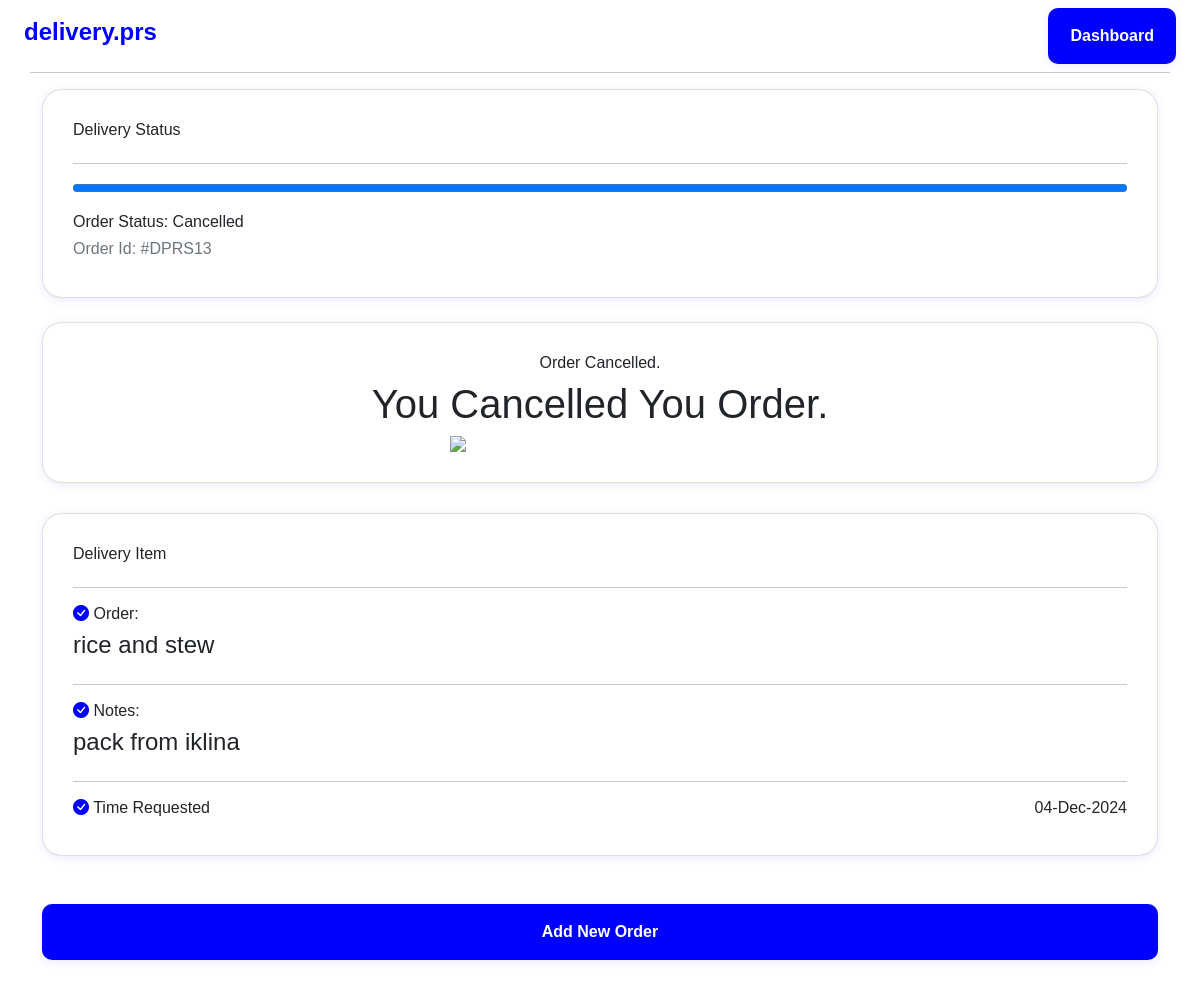
Page /order_details/13 on the committed database.
### models.py (models this page shows, shortened)
class Order(db.Model):
    tablename = ['Suggestions']
    id = db.Column(db.Integer, primary_key=True)
    user = db.Column(db.String())
    phone = db.Column(db.String())
    location = db.Column(db.String())
    cancel_reason = db.Column(db.String())
    order = db.Column(db.String())
    notes = db.Column(db.String())
    date_created = db.Column(db.DateTime, default=datetime.now())
    date_confirmed = db.Column(db.DateTime, default=datetime.now())
    date_delivered = db.Column(db.DateTime, default=datetime.now())
    status = db.Column(db.String())
    paid = db.Column(db.Boolean())

### app.py (the view)
@app.route('/order_details/<int:id>', methods=['GET', 'POST'])
def order_details(id):
    order = Order.query.get_or_404(id)
    return render_template('order_details.html', order = order)

### templates/order_details.html (shortened to what this page needs)
{% extends "layout.html" %}
{% block body %}
<link rel="stylesheet" href="https://cdn.jsdelivr.net/npm/bootstrap-icons@1.11.3/font/bootstrap-icons.min.css">
<div class="container">
    <div class="card mt-3">
        <h6>Delivery Status </h6>
        <hr>
                    {% if order.status == 'pending'%}
                    <progress value="20" max="100" style="width: 100%;"></progress>
                    {% elif order.status == 'In-progress'%}
                    <progress value="60" max="100" style="width: 100%;"></progress>
                    {% elif order.status == 'Completed'%}
                    <progress value="100" max="100" style="width: 100%;"></progress>
                    {% elif order.status == 'Denied'%}
                    <progress value="20" max="100" style="width: 100%; "></progress>
                    {% elif order.status == 'Cancelled'%}
                    <progress value="100" max="100" style="width: 100%; "  ></progress>
                    {%endif%}
        <h6>Order Status: {{order.status}}</h6>
        <h6 class="text-muted fs-9">Order Id: #DPRS{{order.id}}</h6>
    </div>
            <div class="card" style="margin-bottom:30px;">
                {% if order.status == 'pending'%}
                <h6 class="text-center mb-3">Wait, while we find you a driver.</h6>
                <h3 class="text-center">Connecting Your Order!</h3>
                <div class="mx-auto d-flex justify-content-center" style=" ">
                    <img src="https://static.vecteezy.com/system/resources/thumbnails/017/178/466/small_2x/navigation-map-planning-routes-traveling-by-car-distance-tracking-illustration-vector.jpg" lazy="loading"  style="width:300px; border-radius:10px;">
                </div>
                {% elif order.status == 'Cancelled'%}
                    <h6 class="text-center">Order Cancelled.</h6>
                <h1 style="text-align: center;">You Cancelled You Order.</h1>
                <div class="mx-auto d-flex justify-content-center" style=" ">
                    <img src="https://cdni.iconscout.com/illustration/premium/thumb/order-canceled-illustration-download-in-svg-png-gif-file-formats--processing-cancel-retail-shipped-denied-food-delivery-pack-drink-illustrations-7569076.png?f=webp" lazy="loading"  style="width:300px;">
                </div>
                    {%endif%}
            </div>
    <div class="card mb-3">
        <h6>Delivery Item </h6>
        <hr>
        <div class=" justify-space-between" style="justify-content: space-between;">
        <h6><i class="bi bi-check-circle-fill" style="color:blue;"></i> Order: </h6>
        <h4>{{order.order}}</h4>
        </div>
        <hr>
        <div class=" justify-space-between" style="justify-content: space-between;">
            <h6><i class="bi bi-check-circle-fill" style="color:blue;"></i> Notes: </h6>
            <h4>{{order.notes}}</h4>
        </div>
        <hr>
        <div class="d-flex justify-space-between" style="justify-content: space-between;">
            <h6><i class="bi bi-check-circle-fill" style="color:blue;"></i> Time Requested</h6>
            <h6>{{ order.date_created.strftime('%d-%h-%Y' ) }}</h6>
        </div>
        </div>
    <br>
    {% if order.status == 'Cancelled' %}
    <a href="/"><button type="submit" class="pill-button status-btn mt-2 mb-5" style="width:100%; background-color: blue;">
        Add New Order
    </button></a>
    {%elif order.status == 'Completed'%}
    <a href="/"><button type="submit" class="pill-button status-btn mt-3 mb-5" style="width:100%; background-color: blue;">
        Add New Order
    </button></a>
    {%elif order.status == 'Denied'%}
    <a href="/"><button type="submit" class="pill-button status-btn mt-3 mb-5" style="width:100%; background-color: blue;">
        Add New Order
    </button></a>
    {%endif%}
</div>
{% endblock %}

### static/css/presto.css (style rules this page uses)
body { font-family: 'Plus Jakarta Display', sans-serif; }
a { color: inherit; text-decoration: none; }
.pill-button { background-color: blue; border: none; color: white; border-radius:10px ; padding: 16px 22px; box-shadow: 0 2px 8px 0 rgba(48, 44, 255, 0.1); text-align: center; font-weight: bold; transition: width 2s; }
.card { border-radius: 20px; box-shadow: 0 2px 8px 0 rgba(48, 44, 255, 0.1); cursor: pointer; padding: 30px; width: 100%; transition: width 1s; margin-bottom: 3vh; }

### rows in the picture
Order: status "Cancelled", id "13", order "rice and stew", notes "pack from iklina", date_created "04-Dec-2024"
